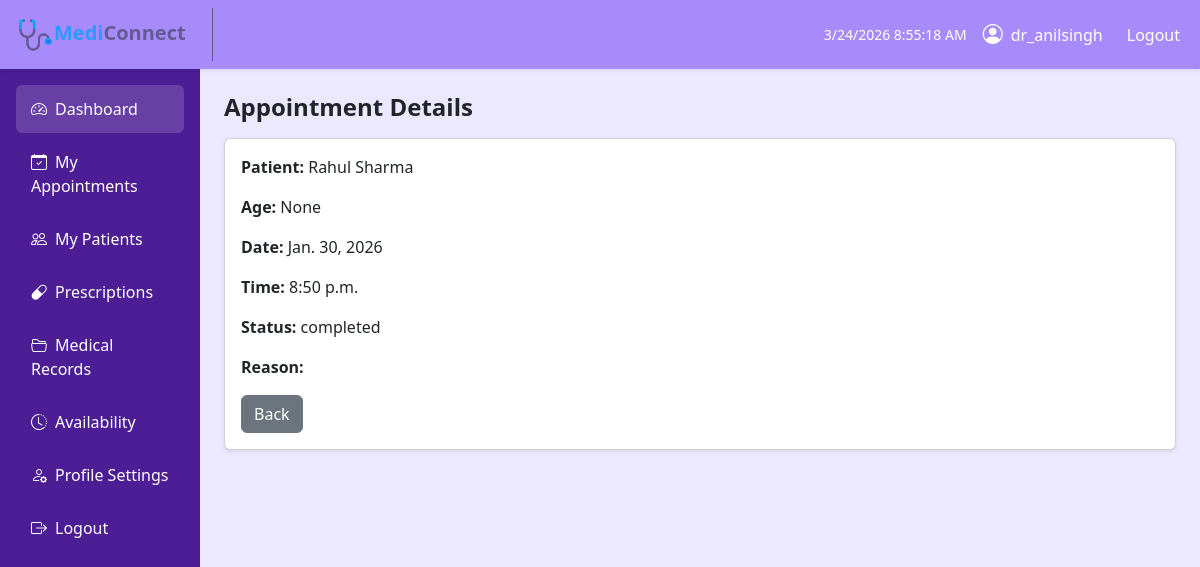
The app's page /doctor/appointments/view/11/ (signed in) with its own data.
### MediConnectApp/models.py (models this page shows, shortened)
class Appointment(models.Model):
    STATUS_CHOICES = (
        ("pending", "Pending"),
        ("approved", "Approved"),
        ("completed", "Completed"),
        ("cancelled", "Cancelled"),
    )
    appointment_id = models.CharField(max_length=10, unique=True, blank=True)
    patient = models.ForeignKey(PatientProfile, on_delete=models.CASCADE)
    doctor = models.ForeignKey(DoctorProfile, on_delete=models.CASCADE)
    appointment_date = models.DateField()
    appointment_time = models.TimeField()
    status = models.CharField(max_length=20, choices=STATUS_CHOICES, default="pending")
    created_at = models.DateTimeField(auto_now_add=True)

class PatientProfile(models.Model):
    GENDER_CHOICES = [
        ('male', 'Male'),
        ('female', 'Female'),
        ('other', 'Other'),
    ]
    user = models.OneToOneField(User, on_delete=models.CASCADE)
    patient_id = models.CharField(max_length=10, unique=True, blank=True)
    phone = models.CharField(max_length=15)
    age = models.PositiveIntegerField(blank=True, null=True)
    gender = models.CharField(max_length=10, choices=GENDER_CHOICES, blank=True)
    address = models.TextField(blank=True)
    created_at = models.DateTimeField(auto_now_add=True)
    def __str__(self):
        return self.user.first_name + " " + self.user.last_name

### MediConnectApp/views.py (the view)
# urls.py: path("doctor/appointments/view/<int:appointment_id>/", views.doctor_view_appointment, name="doctor_view_appointment"),
@login_required(login_url="login")
def doctor_view_appointment(request, appointment_id):
    user = request.user
    if not hasattr(user, "doctorprofile"):
        messages.error(request, "Unauthorized access.")
        return redirect("login")
    doctor = user.doctorprofile
    appointment = get_object_or_404(
        Appointment,
        id=appointment_id,
        doctor=doctor
    )
    context = {
        "appointment": appointment
    }
    return render(
        request,
        "users/doctor/d_view_appointment.html",
        context
    )

### templates/users/doctor/d_view_appointment.html (shortened to what this page needs)
{% extends "users/doctor/d_base.html" %}
{% block content %}
<h4 class="fw-bold mb-3">Appointment Details</h4>
<div class="card shadow-sm">
    <div class="card-body">
        <p><strong>Patient:</strong> {{ appointment.patient }}</p>
        <p><strong>Age:</strong> {{ appointment.patient.age }}</p>
        <p><strong>Date:</strong> {{ appointment.appointment_date }}</p>
        <p><strong>Time:</strong> {{ appointment.appointment_time }}</p>
        <p><strong>Status:</strong> {{ appointment.status }}</p>
        <p><strong>Reason:</strong> {{ appointment.reason }}</p>
        <a href="{% url 'doctor_appointments' %}" class="btn btn-secondary">
            Back
        </a>
    </div>
</div>
{% endblock %}

### templates/users/doctor/d_base.html (shortened to what this page needs)
{% load tz %}
<!DOCTYPE html>
{% load static %}
<html lang="en">
<head>
    <link href="https://cdn.jsdelivr.net/npm/bootstrap@5.3.2/dist/css/bootstrap.min.css" rel="stylesheet">
    <link href="https://cdn.jsdelivr.net/npm/bootstrap-icons@1.11.1/font/bootstrap-icons.css" rel="stylesheet">
</head>
<body>
<nav class="sticky-md-top navbar navbar-expand-lg navbar-dark shadow-sm" style="background-color: #A78BFA !important;">
    <div class="container-fluid">
        <a class="navbar-brand fw-bold" href="{% url 'doctor_dashboard' %}" style="color: #635a93; text-decoration: none; border-right-style: solid; border-right-color: #635a93; border-right-width: 1px; padding: 8px 26px 8px 5px;">
            <img src="{% static 'media\logos\mediconnect-logo.png' %}" width="37" height="37" alt="Logo"><b><span style="color: #2f97ff;">Medi</span>Connect</b>
        </a>
        <div class="d-flex align-items-center text-white">
            <span class="me-3 small" id="clock"></span>
            <i class="bi bi-person-circle fs-5 me-2"></i>
            <span class="me-3">{{ user.username }}</span>
            <ul class="navbar-nav ms-auto">
                {% if user.is_authenticated %}
                <li class="nav-item">
                    <a class="nav-link text-white" href="{% url 'logout' %}">
                        Logout
                    </a>
                </li>
                {% else %}
                <li class="nav-item">
                    <a class="nav-link text-white" href="{% url 'login' %}">
                        Login
                    </a>
                </li>
                {% endif %}
            </ul>
        </div>
    </div>
</nav>
<div class="container-fluid">
    <div class="row">
        <div class="col-md-3 col-lg-2 sidebar p-3">
            <a href="{% url 'doctor_dashboard' %}" class="active"><i class="bi bi-speedometer2 me-2"></i>Dashboard</a>
            <a href="{% url 'doctor_appointments' %}"><i class="bi bi-calendar-check me-2"></i>My Appointments</a>
            <a href="{% url 'doctor_patients' %}"><i class="bi bi-people me-2"></i>My Patients</a>
            <a href="{% url 'doctor_prescriptions' %}"><i class="bi bi-capsule me-2"></i>Prescriptions</a>
            <a href="{% url 'doctor_medical_records' %}"><i class="bi bi-folder2-open me-2"></i>Medical Records</a>
            <a href="{% url 'doctor_availability' %}"><i class="bi bi-clock-history me-2"></i>Availability</a>
            <a href="{% url 'doctor_profile_settings' %}"><i class="bi bi-person-gear me-2"></i>Profile Settings</a>
            <a href="{% url 'logout' %}"><i class="bi bi-box-arrow-right me-2"></i>Logout</a>
        </div>
        <div class="col-md-9 col-lg-10 p-4">
            {% block content %}{% endblock %}
        </div>
    </div>
</div>
</body>
</html>

### templates/users/doctor/d_base.html (style rules this page uses)
body { background-color: #ece8ff; }
.sidebar { min-height: 100vh; background: #4C1D95; }
.sidebar a { color: #fff; text-decoration: none; padding: 12px 15px; display: block; border-radius: 6px; margin-bottom: 5px; }
.sidebar a:hover, .sidebar a.active { background: rgba(255, 255, 255, 0.15); }
.navbar-brand { font-weight: 600; }

### records on screen
Appointment: patient "Rahul Sharma", patient.age "None", appointment_date "Jan. 30, 2026", appointment_time "8:50 p.m.", status "completed"

### other values on screen
{{ user.username }} "dr_anilsingh"
